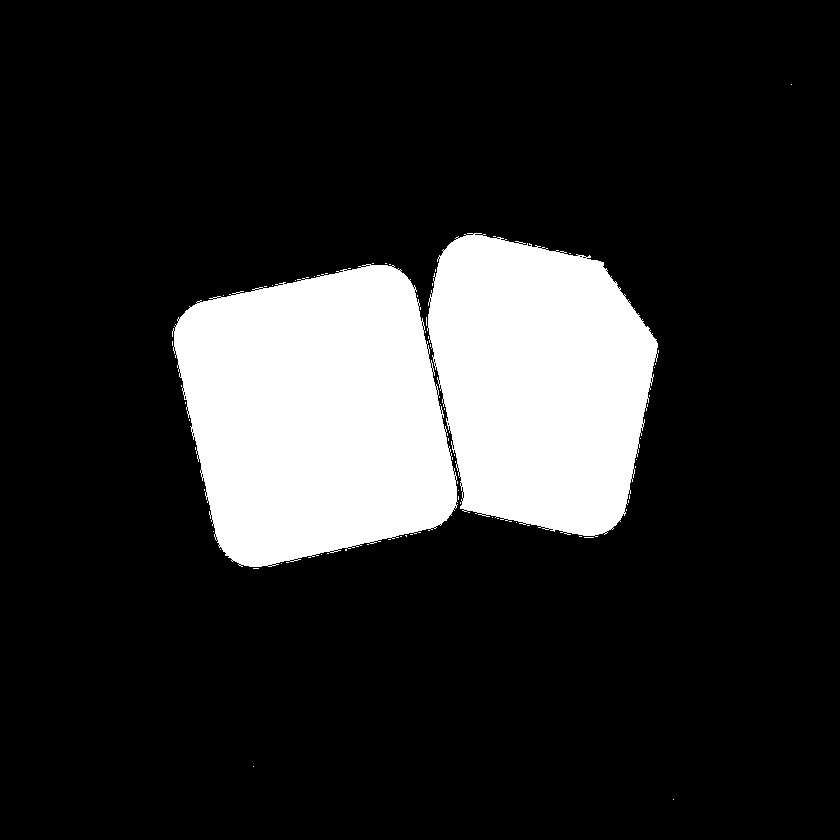
#> input picture src/assets/image-doc-cards.png, 840 x 840 px, shrunk from 1024 x 1024 before the run
$ python split_layers.py ../src/assets/image-doc-cards.png out.png out.png
#> lines starting #> are read from the running program, lines starting #| are printed output that depends on the picture; after the words box and inside, x2 and y2 are one past the last pixel; in counts of white or black regions, pixels touching at a corner belong together
"""Split the cleaned image-doc PNG into two layers:
  - cards.png:     just the white cards (blue regions filled white too).
  - blue-mask.png: alpha mask of the blue regions only.
"""
import sys
import cv2
import numpy as np


def split(src: str, cards_dst: str, mask_dst: str):
#> called with src = '../src/assets/image-doc-cards.png', cards_dst = 'out.png', mask_dst = 'out.png'
    img = cv2.imread(src, cv2.IMREAD_UNCHANGED)
#> img is the input picture: shape (840, 840, 4); mean B, G, R, A 43.2, 43.2, 43.2, 41.8
    if img is None:
        raise FileNotFoundError(src)
    if img.shape[2] == 3:
        img = cv2.cvtColor(img, cv2.COLOR_BGR2BGRA)
    h, w = img.shape[:2]
#> h = 840; w = 840

    bgra = img.astype(np.int32)
    b, g, r, a = bgra[..., 0], bgra[..., 1], bgra[..., 2], bgra[..., 3]
#> b: shape (840, 840) int32; 16.9% white; 78 white regions (76 under 20 px), largest, box (x1, y1, x2, y2) and area: (172, 264, 458, 567) 65829, (427, 233, 658, 537) 53471
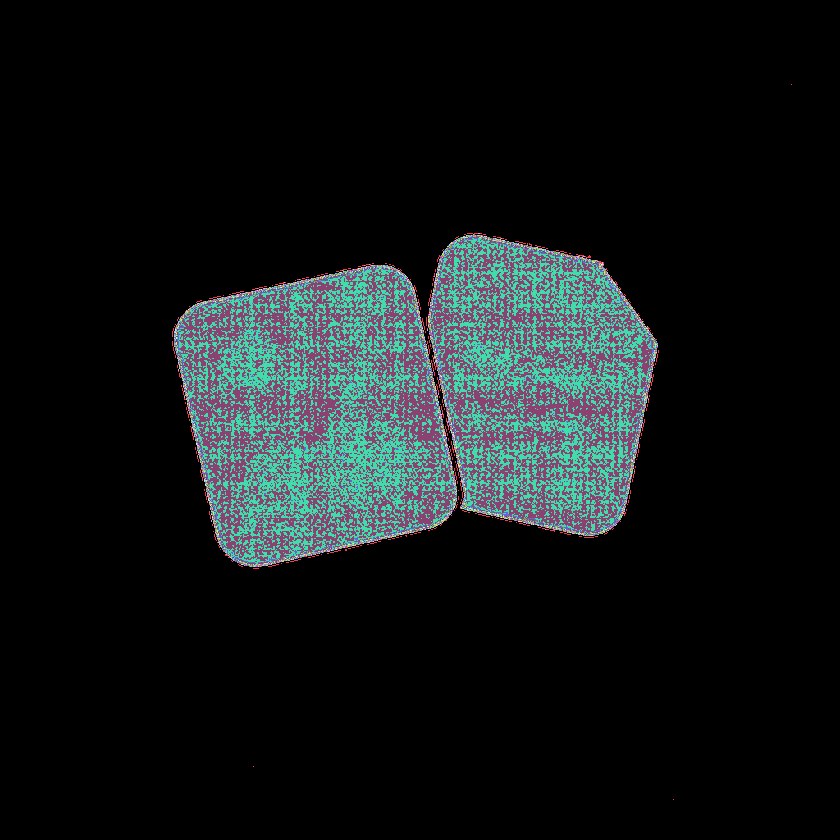
#> a: shape (840, 840) int32; 256 distinct labels, from 0 to 255; one colour per label, 0 black

    # "White" = all channels high and roughly equal.
    is_white = (r > 220) & (g > 220) & (b > 220)
    # Anti-aliased white edge.
    is_light = (r + g + b) / 3 > 200
    # "Blue / colored" = opaque non-white.
    is_colored = (a > 30) & ~is_light
#> is_colored: shape (840, 840) bool; every value is 0

    # Compute blue alpha from how "non-white" the pixel is.
    luminance = (r + g + b) / 3
    color_strength = (255 - luminance).clip(0, 255)
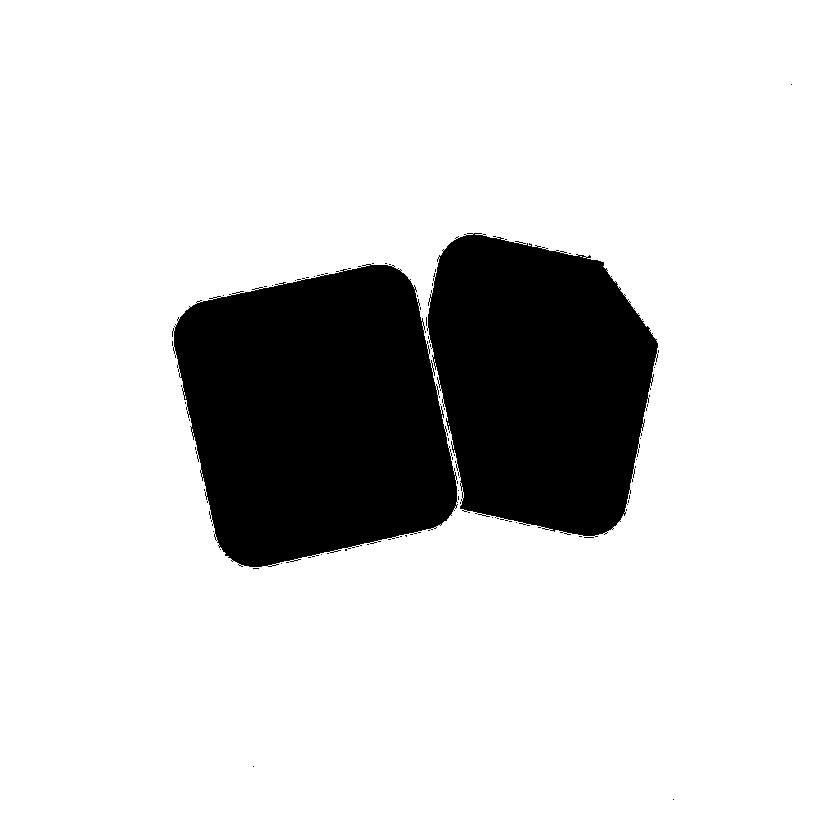
#> color_strength: shape (840, 840) float64; 83.1% white; 78 black regions (76 under 20 px), largest, box (x1, y1, x2, y2) and area: (172, 264, 458, 567) 65829, (427, 233, 658, 537) 53471
    blue_alpha = np.where(is_colored, np.minimum(color_strength * 1.4, 255), 0).astype(np.uint8)
    blue_alpha = (blue_alpha * (a / 255)).astype(np.uint8)
    blue_alpha = cv2.GaussianBlur(blue_alpha, (3, 3), 0)

    # Cards layer: pure white, alpha = the original pixel's overall opacity.
    # This means card = where the original has any opaque content.
    card_alpha = a.astype(np.uint8).copy()
    card_alpha = cv2.GaussianBlur(card_alpha, (3, 3), 0)
    cards = np.zeros((h, w, 4), dtype=np.uint8)
    cards[..., :3] = 255  # all white pixels
    cards[..., 3] = card_alpha

    # Blue mask layer.
    mask_rgba = np.zeros((h, w, 4), dtype=np.uint8)
    mask_rgba[..., :3] = 255  # white tint; alpha is what matters when used as mask
    mask_rgba[..., 3] = blue_alpha

    cv2.imwrite(cards_dst, cards)
    cv2.imwrite(mask_dst, mask_rgba)
    print(
        "saved",
        cards_dst,
        mask_dst,
        "colored_pixels=",
        int(is_colored.sum()),
        "size=",
        f"{w}x{h}",
    )
#| saved out.png out.png colored_pixels= 0 size= 840x840


if __name__ == "__main__":
    src = sys.argv[1]
    cards_dst = sys.argv[2]
    mask_dst = sys.argv[3]
    split(src, cards_dst, mask_dst)
